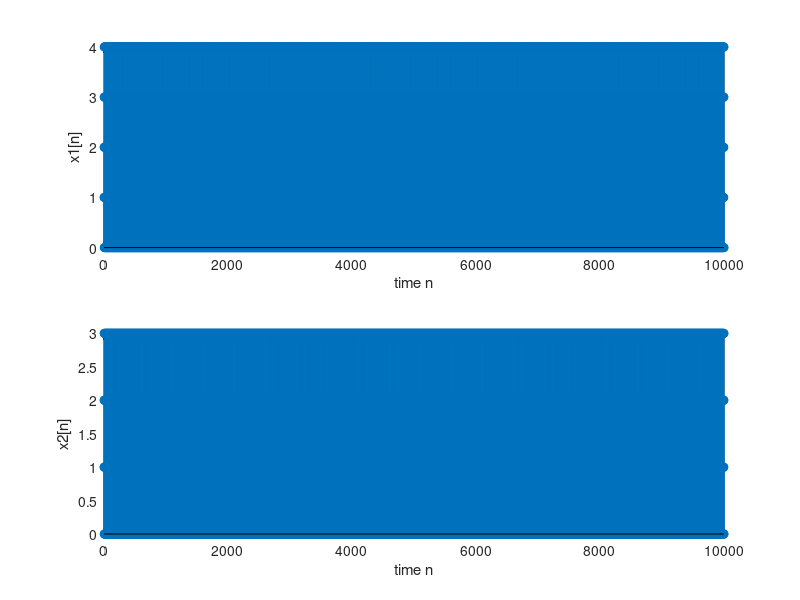

Write MATLAB code to recreate this figure. (Note: this script raises an error after producing the figure.)
% y[n]=x1[n] * x2[n]
clear;
clc;
n=10000;
x1(n)=0;
x2(n)=0;

for i=1:n
    x1(i)=mod(i,5);
    x2(i)=mod(i,4);
end

n1=1:n;
figure(1);
subplot(211);
stem(n1,x1);
xlabel('time n'); ylabel('x1[n]');
subplot(212);
stem(n1,x2);
xlabel('time n'); ylabel('x2[n]');

y_My=Myconv(x1,x2);
y_cov=conv(x1,x2);

n2=1:length(y_My);
figure(2);
subplot(211);
stem(n2,y_My);
xlabel('time n'); ylabel('y_My[n]');
subplot(212);
stem(n2,y_cov);
xlabel('time n'); ylabel('y_cov[n]');